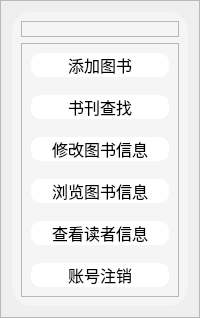
       <widget class="QFrame" name="frame_2">
        <property name="styleSheet">
         <string notr="true"/>
        </property>
        <property name="frameShape">
         <enum>QFrame::StyledPanel</enum>
        </property>
        <property name="frameShadow">
         <enum>QFrame::Raised</enum>
        </property>
        <layout class="QHBoxLayout" name="horizontalLayout_2" stretch="1">
         <item>
          <widget class="QFrame" name="frame_3">
           <property name="styleSheet">
            <string notr="true">QFrame#frame_3{
background:rgba(255,255,255,100);
border-radius:20px;

}</string>
           </property>
           <property name="frameShape">
            <enum>QFrame::StyledPanel</enum>
           </property>
           <property name="frameShadow">
            <enum>QFrame::Raised</enum>
           </property>
           <layout class="QVBoxLayout" name="verticalLayout_4" stretch="1,5">
            <item>
             <widget class="QFrame" name="frame_8">
              <property name="frameShape">
               <enum>QFrame::StyledPanel</enum>
              </property>
              <property name="frameShadow">
               <enum>QFrame::Raised</enum>
              </property>
              <layout class="QVBoxLayout" name="verticalLayout_5" stretch="0">
               <property name="spacing">
                <number>0</number>
               </property>
               <property name="leftMargin">
                <number>11</number>
               </property>
               <property name="topMargin">
                <number>0</number>
               </property>
               <property name="rightMargin">
                <number>0</number>
               </property>
               <property name="bottomMargin">
                <number>0</number>
               </property>
               <item>
                <widget class="QLabel" name="label">
                 <property name="sizePolicy">
                  <sizepolicy hsizetype="Maximum" vsizetype="Maximum">
                   <horstretch>0</horstretch>
                   <verstretch>0</verstretch>
                  </sizepolicy>
                 </property>
                 <property name="maximumSize">
                  <size>
                   <width>80</width>
                   <height>100</height>
                  </size>
                 </property>
                 <property name="layoutDirection">
                  <enum>Qt::LeftToRight</enum>
                 </property>
                 <property name="text">
                  <string/>
                 </property>
                 <property name="pixmap">
                  <pixmap resource="../Pictures/picture.qrc">:/newPrefix/Zftg9sr846j51.png</pixmap>
                 </property>
                 <property name="scaledContents">
                  <bool>true</bool>
                 </property>
                </widget>
               </item>
              </layout>
             </widget>
            </item>
            <item>
             <widget class="QFrame" name="frame_5">
              <property name="frameShape">
               <enum>QFrame::StyledPanel</enum>
              </property>
              <property name="frameShadow">
               <enum>QFrame::Raised</enum>
              </property>
              <layout class="QVBoxLayout" name="verticalLayout_2">
               <property name="spacing">
                <number>18</number>
               </property>
               <item>
                <widget class="QPushButton" name="pushButton_8">
                 <property name="sizePolicy">
                  <sizepolicy hsizetype="Minimum" vsizetype="Expanding">
                   <horstretch>0</horstretch>
                   <verstretch>0</verstretch>
                  </sizepolicy>
                 </property>
                 <property name="maximumSize">
                  <size>
                   <width>4000</width>
                   <height>4000</height>
                  </size>
                 </property>
                 <property name="font">
                  <font>
                   <family>微软雅黑</family>
                   <pointsize>12</pointsize>
                   <weight>50</weight>
                   <bold>false</bold>
                  </font>
                 </property>
                 <property name="styleSheet">
                  <string notr="true">border-radius:10px;
background:rgba(255, 255, 255);</string>
                 </property>
                 <property name="text">
                  <string>添加图书</string>
                 </property>
                 <property name="iconSize">
                  <size>
                   <width>12</width>
                   <height>12</height>
                  </size>
                 </property>
                 <property name="checkable">
                  <bool>false</bool>
                 </property>
                 <property name="autoDefault">
                  <bool>false</bool>
                 </property>
                 <property name="default">
                  <bool>false</bool>
                 </property>
                 <property name="flat">
                  <bool>false</bool>
                 </property>
                </widget>
               </item>
               <item>
                <widget class="QPushButton" name="pushButton_9">
                 <property name="sizePolicy">
                  <sizepolicy hsizetype="Minimum" vsizetype="Expanding">
                   <horstretch>0</horstretch>
                   <verstretch>0</verstretch>
                  </sizepolicy>
                 </property>
                 <property name="maximumSize">
                  <size>
                   <width>4000</width>
                   <height>4000</height>
                  </size>
                 </property>
                 <property name="font">
                  <font>
                   <family>微软雅黑</family>
                   <pointsize>12</pointsize>
                   <weight>50</weight>
                   <bold>false</bold>
                  </font>
                 </property>
                 <property name="styleSheet">
                  <string notr="true">border-radius:10px;
background:rgba(255, 255, 255);</string>
                 </property>
                 <property name="text">
                  <string>书刊查找</string>
                 </property>
                 <property name="iconSize">
                  <size>
                   <width>12</width>
                   <height>12</height>
                  </size>
                 </property>
                 <property name="checkable">
                  <bool>false</bool>
                 </property>
                 <property name="autoDefault">
                  <bool>false</bool>
                 </property>
                 <property name="default">
                  <bool>false</bool>
                 </property>
                 <property name="flat">
                  <bool>false</bool>
                 </property>
                </widget>
               </item>
               <item>
                <widget class="QPushButton" name="pushButton_18">
                 <property name="sizePolicy">
                  <sizepolicy hsizetype="Minimum" vsizetype="Expanding">
                   <horstretch>0</horstretch>
                   <verstretch>0</verstretch>
                  </sizepolicy>
                 </property>
                 <property name="maximumSize">
                  <size>
                   <width>4000</width>
                   <height>4000</height>
                  </size>
                 </property>
                 <property name="font">
                  <font>
                   <family>微软雅黑</family>
                   <pointsize>12</pointsize>
                   <weight>50</weight>
                   <bold>false</bold>
                  </font>
                 </property>
                 <property name="styleSheet">
                  <string notr="true">border-radius:10px;
background:rgba(255, 255, 255);</string>
                 </property>
                 <property name="text">
                  <string>修改图书信息</string>
                 </property>
                 <property name="iconSize">
                  <size>
                   <width>12</width>
                   <height>12</height>
                  </size>
                 </property>
                 <property name="checkable">
                  <bool>false</bool>
                 </property>
                 <property name="autoDefault">
                  <bool>false</bool>
                 </property>
                 <property name="default">
                  <bool>false</bool>
                 </property>
                 <property name="flat">
                  <bool>false</bool>
                 </property>
                </widget>
               </item>
               <item>
                <widget class="QPushButton" name="pushButton_19">
                 <property name="sizePolicy">
                  <sizepolicy hsizetype="Minimum" vsizetype="Expanding">
                   <horstretch>0</horstretch>
                   <verstretch>0</verstretch>
                  </sizepolicy>
                 </property>
                 <property name="maximumSize">
                  <size>
                   <width>4000</width>
                   <height>4000</height>
                  </size>
                 </property>
                 <property name="font">
                  <font>
                   <family>微软雅黑</family>
                   <pointsize>12</pointsize>
                   <weight>50</weight>
                   <bold>false</bold>
                  </font>
                 </property>
                 <property name="styleSheet">
                  <string notr="true">border-radius:10px;
background:rgba(255, 255, 255);</string>
                 </property>
                 <property name="text">
                  <string>浏览图书信息</string>
                 </property>
                 <property name="iconSize">
                  <size>
                   <width>12</width>
                   <height>12</height>
                  </size>
                 </property>
                 <property name="checkable">
                  <bool>false</bool>
                 </property>
                 <property name="autoDefault">
                  <bool>false</bool>
                 </property>
                 <property name="default">
                  <bool>false</bool>
                 </property>
                 <property name="flat">
                  <bool>false</bool>
                 </property>
                </widget>
               </item>
               <item>
                <widget class="QPushButton" name="pushButton_21">
                 <property name="sizePolicy">
                  <sizepolicy hsizetype="Minimum" vsizetype="Expanding">
                   <horstretch>0</horstretch>
                   <verstretch>0</verstretch>
                  </sizepolicy>
                 </property>
                 <property name="maximumSize">
                  <size>
                   <width>4000</width>
                   <height>4000</height>
                  </size>
                 </property>
                 <property name="font">
                  <font>
                   <family>微软雅黑</family>
                   <pointsize>12</pointsize>
                   <weight>50</weight>
                   <bold>false</bold>
                  </font>
                 </property>
                 <property name="styleSheet">
                  <string notr="true">border-radius:10px;
background:rgba(255, 255, 255);</string>
                 </property>
                 <property name="text">
                  <string>查看读者信息</string>
                 </property>
                 <property name="iconSize">
                  <size>
                   <width>12</width>
                   <height>12</height>
                  </size>
                 </property>
                 <property name="checkable">
                  <bool>false</bool>
                 </property>
                 <property name="autoDefault">
                  <bool>false</bool>
                 </property>
                 <property name="default">
                  <bool>false</bool>
                 </property>
                 <property name="flat">
                  <bool>false</bool>
                 </property>
                </widget>
               </item>
               <item>
                <widget class="QPushButton" name="pushButton_20">
                 <property name="sizePolicy">
                  <sizepolicy hsizetype="Minimum" vsizetype="Expanding">
                   <horstretch>0</horstretch>
                   <verstretch>0</verstretch>
                  </sizepolicy>
                 </property>
                 <property name="maximumSize">
                  <size>
                   <width>4000</width>
                   <height>4000</height>
                  </size>
                 </property>
                 <property name="font">
                  <font>
                   <family>微软雅黑</family>
                   <pointsize>12</pointsize>
                   <weight>50</weight>
                   <bold>false</bold>
                  </font>
                 </property>
                 <property name="styleSheet">
                  <string notr="true">border-radius:10px;
background:rgba(255, 255, 255);</string>
                 </property>
                 <property name="text">
                  <string>账号注销</string>
                 </property>
                 <property name="iconSize">
                  <size>
                   <width>12</width>
                   <height>12</height>
                  </size>
                 </property>
                 <property name="checkable">
                  <bool>false</bool>
                 </property>
                 <property name="autoDefault">
                  <bool>false</bool>
                 </property>
                 <property name="default">
                  <bool>false</bool>
                 </property>
                 <property name="flat">
                  <bool>false</bool>
                 </property>
                </widget>
               </item>
              </layout>
             </widget>
            </item>
           </layout>
          </widget>
         </item>
        </layout>
       </widget>
